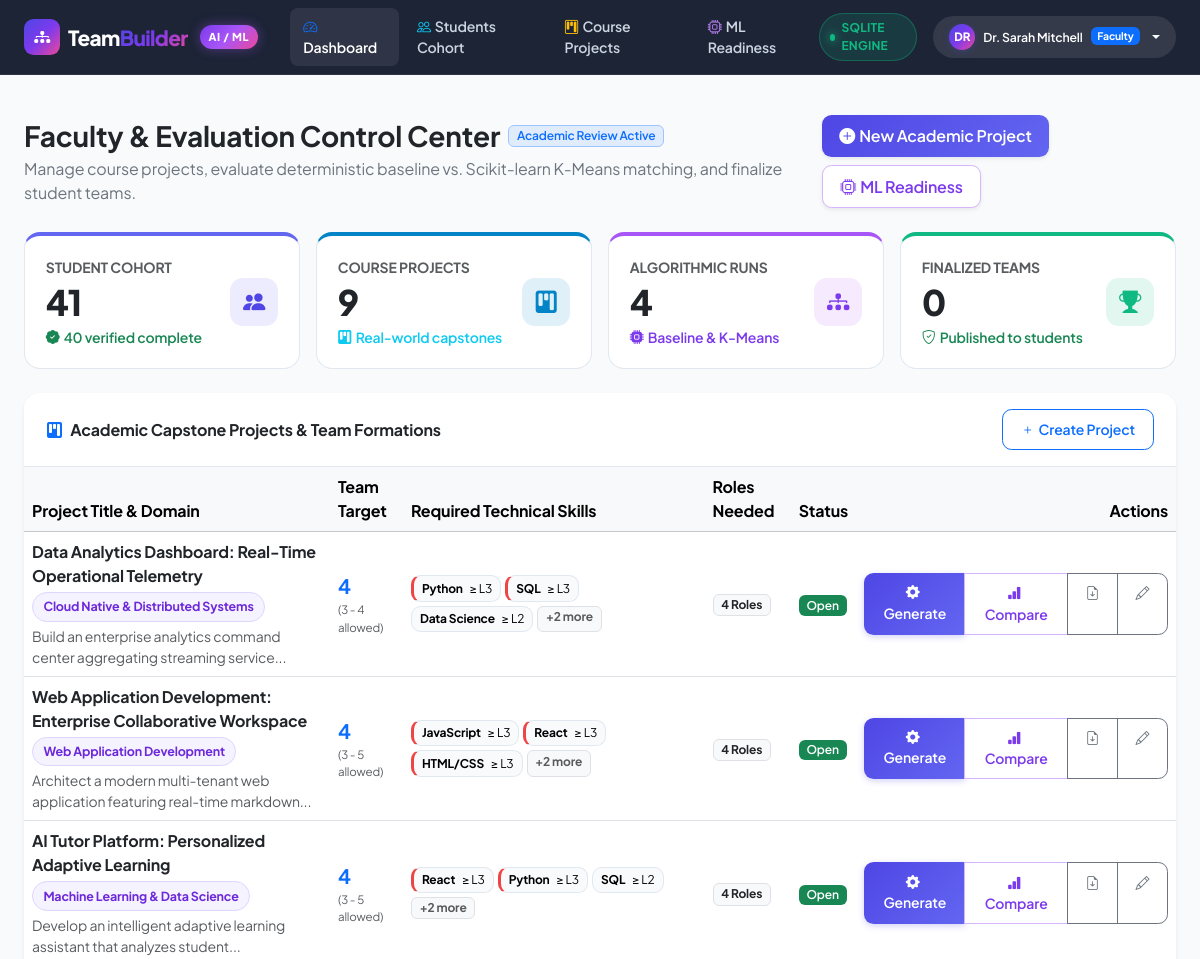
The page /faculty/dashboard (signed in, upper part) on the database as committed earlier.
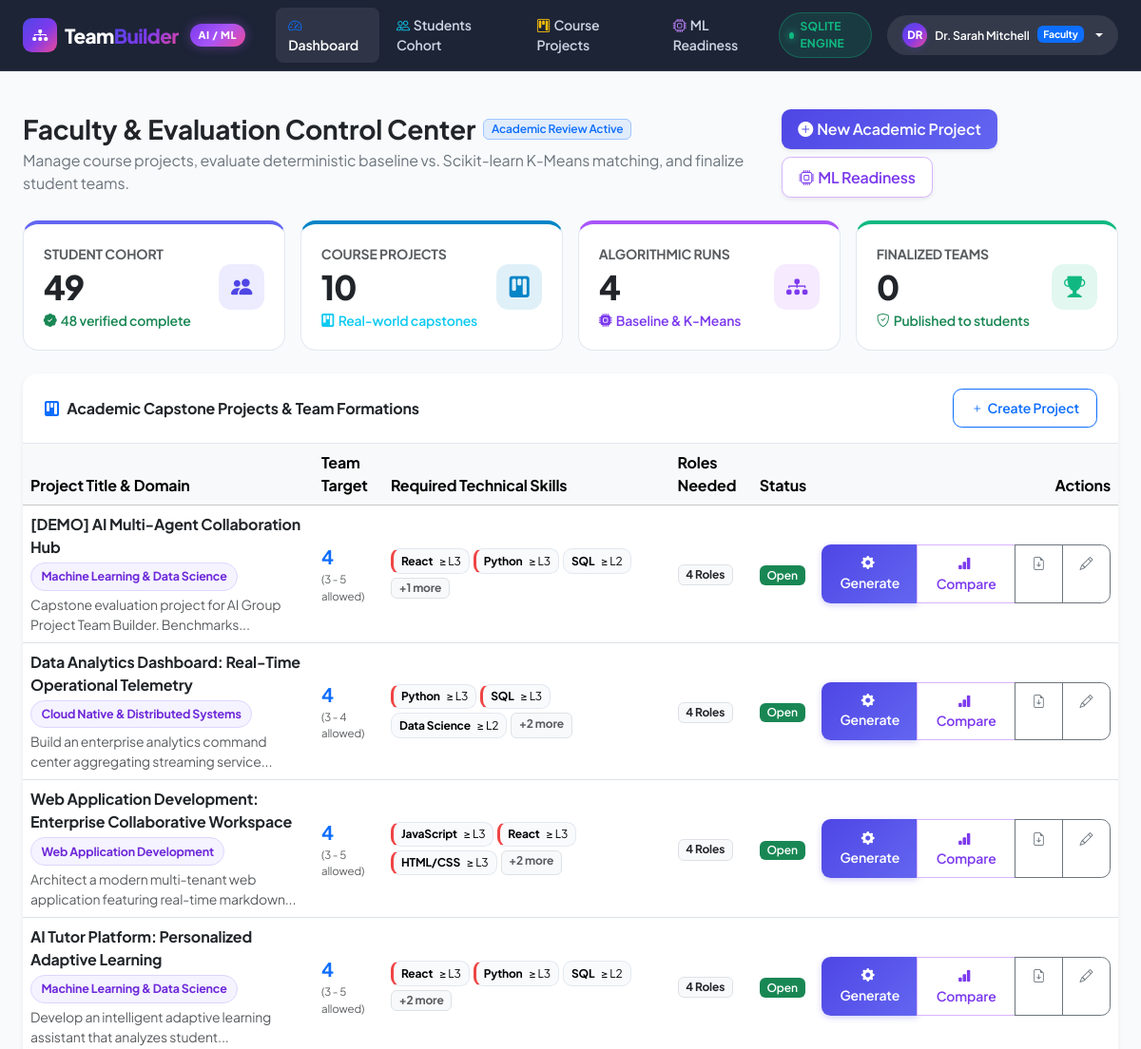
The same page on the database as committed later.
### models/entities.py (models this page shows)
class Project(Base):
    __tablename__ = "projects"
    id = Column(Integer, primary_key=True, autoincrement=True)
    title = Column(String(200), nullable=False)
    description = Column(Text, nullable=True)
    domain = Column(String(100), nullable=False)
    desired_team_size = Column(Integer, nullable=False, default=4)
    min_team_size = Column(Integer, nullable=False, default=3)
    max_team_size = Column(Integer, nullable=False, default=5)
    experience_level_required = Column(String(50), nullable=False, default="Any")  # 'Beginner', 'Intermediate', 'Advanced', 'Any'
    status = Column(String(50), nullable=False, default="Open")  # 'Draft', 'Open', 'Formed', 'Finalized'
    created_by = Column(Integer, ForeignKey("users.id", ondelete="CASCADE"), nullable=False)
    created_at = Column(DateTime, default=datetime.utcnow)
    updated_at = Column(DateTime, default=datetime.utcnow, onupdate=datetime.utcnow)
    creator = relationship("User", back_populates="projects_created")
    required_skills = relationship("ProjectRequiredSkill", back_populates="project", cascade="all, delete-orphan")
    required_roles = relationship("ProjectRequiredRole", back_populates="project", cascade="all, delete-orphan")
    teams = relationship("Team", back_populates="project", cascade="all, delete-orphan")
    generation_runs = relationship("TeamGenerationRun", back_populates="project", cascade="all, delete-orphan")

class ProjectRequiredSkill(Base):
    __tablename__ = "project_required_skills"
    id = Column(Integer, primary_key=True, autoincrement=True)
    project_id = Column(Integer, ForeignKey("projects.id", ondelete="CASCADE"), nullable=False)
    skill_id = Column(Integer, ForeignKey("skills.id", ondelete="CASCADE"), nullable=False)
    min_proficiency = Column(Integer, nullable=False, default=2)  # 1 to 5
    is_mandatory = Column(Boolean, nullable=False, default=True)
    priority_weight = Column(Float, nullable=False, default=1.0)
    __table_args__ = (
        UniqueConstraint("project_id", "skill_id", name="uk_project_skill"),
    )
    project = relationship("Project", back_populates="required_skills")
    skill = relationship("Skill", back_populates="project_requirements")

class Skill(Base):
    __tablename__ = "skills"
    id = Column(Integer, primary_key=True, autoincrement=True)
    name = Column(String(100), unique=True, nullable=False)
    category = Column(String(50), nullable=False)  # 'Frontend', 'Backend', 'Data/AI', 'DevOps', 'Mobile', etc.
    student_skills = relationship("StudentSkill", back_populates="skill")
    project_requirements = relationship("ProjectRequiredSkill", back_populates="skill")

### routes/faculty_routes.py (the view)
@faculty_bp.route("/dashboard")
@login_required
@faculty_required
def dashboard():
    user = get_current_user()
    db = get_db()
    total_students = db.query(StudentProfile).count()
    complete_profiles = db.query(StudentProfile).filter_by(is_profile_complete=True).count()
    total_projects = db.query(Project).count()
    active_runs = db.query(TeamGenerationRun).count()
    finalized_teams = db.query(Team).filter_by(status="Finalized").count()
    projects = db.query(Project).order_by(Project.created_at.desc()).all()
    latest_model_run = db.query(ModelRun).order_by(ModelRun.trained_at.desc()).first()
    return render_template(
        "faculty/dashboard.html",
        current_user=user,
        total_students=total_students,
        complete_profiles=complete_profiles,
        total_projects=total_projects,
        active_runs=active_runs,
        finalized_teams=finalized_teams,
        projects=projects,
        latest_model_run=latest_model_run,
        db_status=db_manager.connection_status_message,
        db_type=db_manager.db_type
    )

### database/db.py (called while the page is built)
def get_db():
    return db_manager.get_session()

    def get_session(self):
        if not getattr(self, "initialized", False):
            self.init_db()
        return self.Session()

    def remove_session(self):
        if getattr(self, "Session", None) is not None:
            try:
                self.Session.remove()
            except Exception as e:
                logger.warning(f"Error removing scoped session: {e}")

### models/entities.py (called while the page is built)
    def is_faculty(self):
        return self.role == "faculty"

    def is_student(self):
        return self.role == "student"

### services/auth_service.py (called while the page is built)
def get_current_user():
    user_id = session.get("user_id")
    if not user_id:
        return None
    db = get_db()
    try:
        return db.query(User).filter_by(id=user_id).first()
    except Exception:
        db.rollback()
        return None

def login_required(f):
    @wraps(f)
    def decorated_function(*args, **kwargs):
        if not session.get("user_id"):
            flash("Please log in to access this page.", "warning")
            return redirect(url_for("auth.login", next=request.url))
        return f(*args, **kwargs)
    return decorated_function

### templates/faculty/dashboard.html (shortened to what the changed rows need)
{% extends "base.html" %}
{% block content %}
<div class="row g-4 py-2">
    <div class="col-12">
        <div class="d-flex flex-column flex-md-row justify-content-between align-items-md-center gap-3">
            <div>
                <div class="d-flex align-items-center gap-2 mb-1">
                    <h1 class="h3 fw-bold mb-0 text-dark">Faculty &amp; Evaluation Control Center</h1>
                </div>
            </div>
        </div>
    </div>
    <div class="col-12">
        <div class="row g-3">
            <div class="col-12 col-sm-6 col-xl-3">
                <div class="stat-card stat-card-accent-primary">
                    <div class="d-flex justify-content-between align-items-center">
                        <div>
                            <div class="text-muted small text-uppercase fw-bold">Student Cohort</div>
                            <div class="stat-card-number text-dark">{{ total_students }}</div>
                            <div class="text-success small fw-semibold"><i class="bi bi-patch-check-fill me-1"></i>{{ complete_profiles }} verified complete</div>
                        </div>
                    </div>
                </div>
            </div>
            <div class="col-12 col-sm-6 col-xl-3">
                <div class="stat-card stat-card-accent-blue">
                    <div class="d-flex justify-content-between align-items-center">
                        <div>
                            <div class="text-muted small text-uppercase fw-bold">Course Projects</div>
                            <div class="stat-card-number text-dark">{{ total_projects }}</div>
                            <div class="text-info small fw-semibold"><i class="bi bi-kanban-fill me-1"></i>Real-world capstones</div>
                        </div>
                    </div>
                </div>
            </div>
        </div>
    </div>
    <div class="col-12">
        <div class="card shadow-sm border-0">
            <div class="table-responsive">
                <table class="table table-hover align-middle mb-0">
                    <thead class="table-light">
                        <tr>
                            <th style="min-width: 250px;">Project Title &amp; Domain</th>
                            <th>Team Target</th>
                            <th style="min-width: 280px;">Required Technical Skills</th>
                            <th>Roles Needed</th>
                            <th>Status</th>
                            <th class="text-end" style="min-width: 220px;">Actions</th>
                        </tr>
                    </thead>
                    <tbody>
                        {% for p in projects %}
                            <tr>
                                <td>
                                    <div class="fw-bold text-dark fs-6">{{ p.title }}</div>
                                    <div class="mt-1">
                                        <span class="domain-pill {% if 'Health' in p.domain %}domain-health{% elif 'Fin' in p.domain %}domain-fintech{% elif 'IoT' in p.domain %}domain-iot{% elif 'Cyber' in p.domain %}domain-cyber{% else %}domain-web{% endif %} small">
                                            {{ p.domain }}
                                        </span>
                                    </div>
                                    <div class="text-muted small mt-1">{{ p.description|truncate(80) }}</div>
                                </td>
                                <td>
                                    <span class="fw-bold fs-5 text-primary">{{ p.desired_team_size }}</span>
                                    <div class="text-muted small" style="font-size: 0.72rem;">({{ p.min_team_size }} - {{ p.max_team_size }} allowed)</div>
                                </td>
                                <td>
                                    <div class="d-flex flex-wrap gap-1">
                                        {% for rs in p.required_skills[:3] %}
                                            <span class="req-pill {% if rs.is_mandatory %}req-pill-mand{% endif %}" style="font-size: 0.75rem; padding: 0.2rem 0.5rem;">
                                                <strong>{{ rs.skill.name }}</strong> &ge; L{{ rs.min_proficiency }}
                                            </span>
                                        {% endfor %}
                                        {% if p.required_skills|length > 3 %}
                                            <span class="badge bg-light text-muted border small">+{{ p.required_skills|length - 3 }} more</span>
                                        {% endif %}
                                    </div>
                                </td>
                                <td>
                                    <span class="badge bg-light text-dark border">
                                        {{ p.required_roles|length }} Roles
                                    </span>
                                </td>
                                <td>
                                    <span class="badge {% if p.status == 'Open' %}bg-success{% elif p.status == 'Formed' %}bg-info text-dark{% else %}bg-secondary{% endif %} fw-semibold">
                                        {{ p.status }}
                                    </span>
                                </td>
                                <td class="text-end">
                                    <div class="btn-group btn-group-sm">
                                        <a href="{{ url_for('generation.project_generation_setup', project_id=p.id) }}" class="btn btn-primary" title="Generate Teams">
                                            <i class="bi bi-gear-fill me-1"></i>Generate
                                        </a>
                                        <a href="{{ url_for('comparison.compare_project_runs', project_id=p.id) }}" class="btn btn-outline-purple" title="Compare Baseline vs ML">
                                            <i class="bi bi-bar-chart-fill me-1"></i>Compare
                                        </a>
                                        <a href="{{ url_for('report.project_reports', project_id=p.id) }}" class="btn btn-outline-secondary" title="Export Reports & CSV">
                                            <i class="bi bi-file-earmark-arrow-down"></i>
                                        </a>
                                        <a href="{{ url_for('faculty.project_edit', project_id=p.id) }}" class="btn btn-outline-secondary" title="Edit Specifications">
                                            <i class="bi bi-pencil"></i>
                                        </a>
                                    </div>
                                </td>
                            </tr>
                        {% else %}
                            <tr>
                                <td colspan="6" class="text-center py-4 text-muted">
                                    No academic projects created yet. Click "Create Project" to get started.
                                </td>
                            </tr>
                        {% endfor %}
                    </tbody>
                </table>
            </div>
        </div>
    </div>
</div>
{% endblock %}

Rows that differ between the two databases and show on the page:
added Project: title "[DEMO] AI Multi-Agent Collaboration Hub", domain "Machine Learning & Data Science", description "Capstone evaluation project for AI Group Project Team Builder. Benchmarks...", desired_team_size "4", min_team_size "3", max_team_size "5", required_skills|length "1", required_roles|length "4", status "Open"
added ProjectRequiredSkill: skill.name "React", min_proficiency "3", shown under "[DEMO] AI Multi-Agent Collaboration Hub"
added ProjectRequiredSkill: skill.name "Python", min_proficiency "3", shown under "[DEMO] AI Multi-Agent Collaboration Hub"
added ProjectRequiredSkill: skill.name "SQL", min_proficiency "2", is_mandatory False (drawn), shown under "[DEMO] AI Multi-Agent Collaboration Hub"
Other text that changed with them:
{{ total_students }}: "41" → "49"
{{ complete_profiles }}: "40" → "48"
{{ total_projects }}: "9" → "10"
